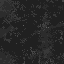

This game map was drawn from its Tiled (.tmx) file and the tilesets committed beside it. A one-line description and the full map source follow:
An orthogonal 1x1 tile map with 64x64 px tiles, 1 tile layer (Tile Layer 1), 3 tilesets.

<map version="1.0" tiledversion="1.1.2" orientation="orthogonal" renderorder="right-down" width="1" height="1" tilewidth="64" tileheight="64" infinite="0" nextobjectid="1">
 <tileset firstgid="1" source="Road.tsx" />
 <tileset firstgid="65" source="WorldTiles.tsx" />
 <tileset firstgid="137" source="WorldTiles.tsx" />
 <layer name="Tile Layer 1" width="1" height="1">
  <data encoding="csv">
1
</data>
 </layer>
</map>
